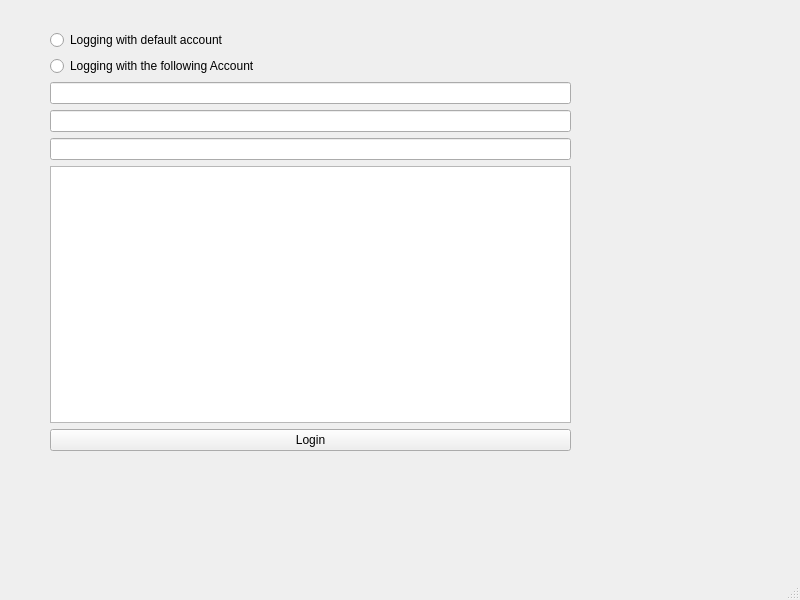
<?xml version="1.0" encoding="UTF-8"?>
<ui version="4.0">
 <class>MainWindow</class>
 <widget class="QMainWindow" name="MainWindow">
  <property name="geometry">
   <rect>
    <x>0</x>
    <y>0</y>
    <width>800</width>
    <height>600</height>
   </rect>
  </property>
  <property name="windowTitle">
   <string>ZhihuHelper</string>
  </property>
  <property name="unifiedTitleAndToolBarOnMac">
   <bool>false</bool>
  </property>
  <widget class="QWidget" name="centralwidget">
   <widget class="QWidget" name="verticalLayoutWidget">
    <property name="geometry">
     <rect>
      <x>50</x>
      <y>30</y>
      <width>521</width>
      <height>421</height>
     </rect>
    </property>
    <layout class="QVBoxLayout" name="verticalLayout">
     <item>
      <widget class="QRadioButton" name="radioButton">
       <property name="text">
        <string>Logging with default account</string>
       </property>
      </widget>
     </item>
     <item>
      <layout class="QVBoxLayout" name="verticalLayout_2">
       <item>
        <layout class="QVBoxLayout" name="verticalLayout_3">
         <item>
          <widget class="QRadioButton" name="radioButton_2">
           <property name="text">
            <string>Logging with the following Account</string>
           </property>
          </widget>
         </item>
         <item>
          <widget class="QLineEdit" name="lineEdit_2"/>
         </item>
         <item>
          <widget class="QLineEdit" name="lineEdit"/>
         </item>
         <item>
          <widget class="QLineEdit" name="lineEdit_3"/>
         </item>
         <item>
          <widget class="QTextEdit" name="textEdit"/>
         </item>
         <item>
          <widget class="QPushButton" name="pushButton">
           <property name="text">
            <string>Login</string>
           </property>
          </widget>
         </item>
        </layout>
       </item>
      </layout>
     </item>
    </layout>
   </widget>
  </widget>
  <widget class="QMenuBar" name="menubar">
   <property name="geometry">
    <rect>
     <x>0</x>
     <y>0</y>
     <width>800</width>
     <height>23</height>
    </rect>
   </property>
  </widget>
  <widget class="QStatusBar" name="statusbar"/>
 </widget>
 <resources/>
 <connections/>
</ui>
